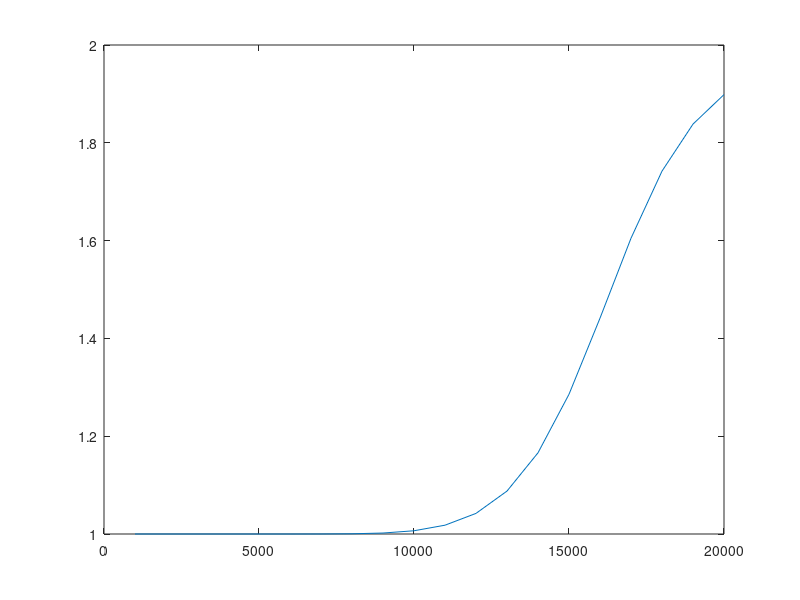

Write the MATLAB code that produced this figure.
% Code provided by Dr. Abdalla Nassar
% Used for "INVESTIGATION OF LASER-SUSTAINED PLASMA AND THE ROLE OF PLASMA 
% IN CARBON DIOXIDE LASER NITRIDING OF TITANIUM" 2012, PhD Thesis, 
% Pennsylvania State University

clear all;
Pre=101325;
PI=pi;
T=1e3:1e3:2e4;
Nh=Pre*(10^23)./(1.3.*T);
%if(T<30000)
Z_ratio=-2.3077E-29*(T.^7)+2.3474E-24*(T.^6)-8.8453E-20*(T.^5)+1.4851E-15*(T.^4)-9.843E-12*(T.^3)-1.2477E-8*(T.^2)+0.00047534.*T+3.7971;

saha_fac=Z_ratio.*(2.0./Nh).*1.68391E20.*((2.0*(PI).*T).^1.5).*exp(-1*15.6*1.6E-19./(1.3E-23.*T));
x=(sqrt(saha_fac.*saha_fac+saha_fac)-saha_fac);
x2 = (sqrt(saha_fac.*saha_fac+4.*saha_fac)-saha_fac)/2;
Ne=x.*Nh %in [m^-3]
% semilogy(T,Ne);
% hold on
% semilogy(T,Nh.*x2);
plot(T, Nh.*x2./Ne)